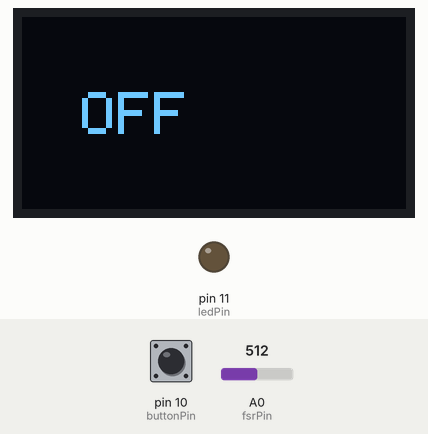
This sketch was run on a simulated Arduino Nano, built with avr-gcc and run on an emulated ATmega328P. Shown: 128×64 one-colour display, output pins drawn as LEDs (lit = HIGH). The inputs (shaded band) are chosen by the test bench; at power-on: pin 10 (buttonPin) HIGH, A0 (fsrPin) = 512. What the sketch prints to the serial monitor is not drawn.

Above: at 3.1 s.
3.2 s: pin 10 (buttonPin) pulled LOW for 0.15 s
At 3.6 s:
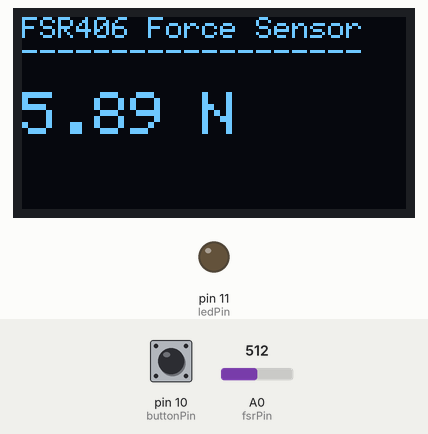
4.8 s: A0 (fsrPin) set to 716
At 5.4 s:
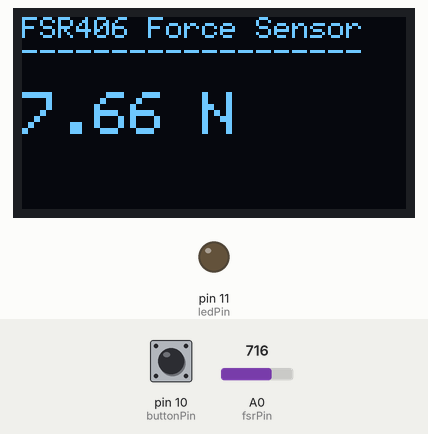
6.3 s: A0 (fsrPin) set to 900
At 7.3 s:
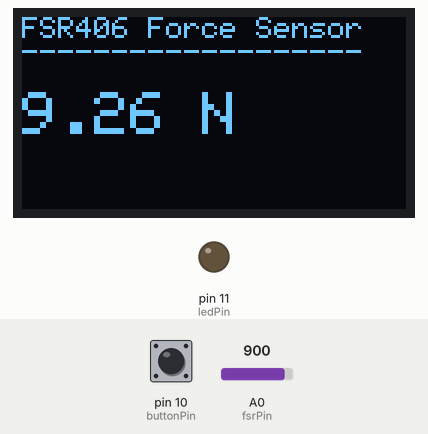
7.9 s: A0 (fsrPin) set to 1023
At 9.2 s:
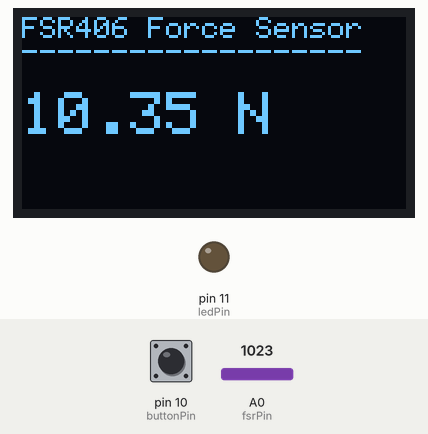
9.5 s: pin 10 (buttonPin) pulled LOW for 1 s
At 10.9 s:
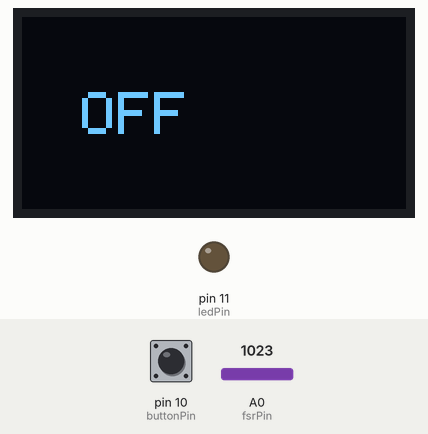
12.0 s: pin 10 (buttonPin) pulled LOW for 3.2 s
At 13.0 s:
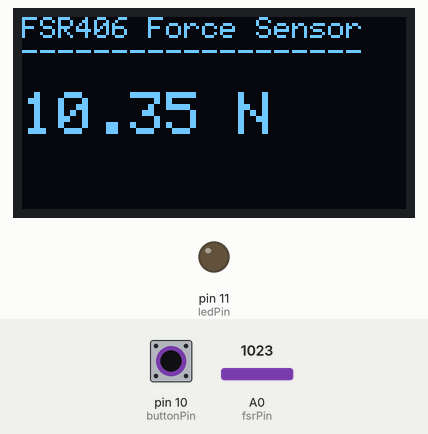
Timing chart, 0 to 15.0 s (numbered marks = the images above; inputs shaded):
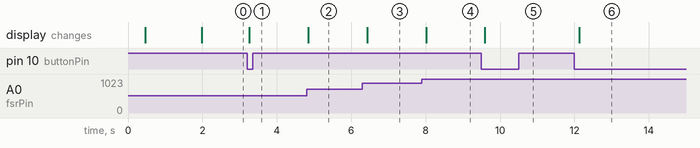

The sketch:

FINAL_CODE-FSR-LED-BUZZER-OLED-BUTTON.ino
```cpp
// --- FSR406 + LED + Buzzer + OLED (SH1106) + Button ---
// Hardware: Arduino Nano ESP32

#include <Wire.h>
#include <Adafruit_GFX.h>
#include <Adafruit_SH110X.h>

#define SCREEN_WIDTH 128
#define SCREEN_HEIGHT 64
#define OLED_RESET -1
Adafruit_SH1106G display(SCREEN_WIDTH, SCREEN_HEIGHT, &Wire, OLED_RESET);

// --- Pin Definitions ---
const int fsrPin = A0;
const int ledPin = 11;
const int buzzerPin = 12;
const int buttonPin = 10;

// --- Constants ---
const float Rfixed = 10000.0;
const float Vin = 3.3;
const int ADCmax = 4095;

// --- FSR406 Calibration ---
const float C = 6.0;
const float S = 1.5;

// --- Threshold ---
const float forceThreshold = 15.0;

// --- State Variables ---
bool systemOn = false;
unsigned long lastDebounceTime = 0;
unsigned long debounceDelay = 300;

bool plotMode = true;   // IMPORTANT: must be true for Python

void setup() {
  pinMode(fsrPin, INPUT);
  pinMode(ledPin, OUTPUT);
  pinMode(buzzerPin, OUTPUT);
  pinMode(buttonPin, INPUT_PULLUP);

  Serial.begin(115200);
  delay(400);

  // Flush old serial buffer (fixes 2-second delay)
  while (Serial.available()) Serial.read();

  // --- OLED Init ---
  if (!display.begin(0x3C, true)) {
    Serial.println(F("OLED failed"));
    for (;;);
  }

  display.clearDisplay();
  display.setTextSize(1);
  display.setTextColor(SH110X_WHITE);
  display.setCursor(0, 0);
  display.println("FSR406 Sensor");
  display.println("Press Button");
  display.display();
  delay(1500);
}

void loop() {
  handleButton();

  if (!systemOn) {
    display.clearDisplay();
    display.setTextSize(2);
    display.setCursor(20, 25);
    display.println("OFF");
    display.display();

    digitalWrite(ledPin, LOW);
    digitalWrite(buzzerPin, LOW);
    noTone(buzzerPin);

    delay(100);
    return;
  }

  // --- ACTIVE MODE ---
  int adc = analogRead(fsrPin);
  if (adc <= 1) adc = 1;

  float Rfsr = Rfixed * ((float)ADCmax / (float)adc - 1.0);
  float logR = log10(Rfsr);
  float forceN = pow(10, (C - logR) / S);

  // ---- SERIAL OUTPUT (only clean numeric output) ----
  if (plotMode) {
    Serial.println(forceN);     // Python expects ONLY this!
  }

  // ---- OLED Output ----
  display.clearDisplay();
  display.setTextSize(1);
  display.setCursor(0, 0);
  display.println("FSR406 Force Sensor");
  display.println("-------------------");
  display.setTextSize(2);
  display.setCursor(0, 25);

  if (forceN >= forceThreshold) {
    display.println("Flip Now!");
    digitalWrite(ledPin, HIGH);
    digitalWrite(buzzerPin, HIGH);
  } else {
    display.print(forceN, 2);
    display.println(" N");
    digitalWrite(ledPin, LOW);
    digitalWrite(buzzerPin, LOW);
  }

  display.display();

  delay(100);  // EXACT MATCH to Python interval (100 ms)
}

// --- Button Debounce ---
void handleButton() {
  static bool lastButtonState = HIGH;
  bool currentState = digitalRead(buttonPin);

  if (currentState != lastButtonState && (millis() - lastDebounceTime) > debounceDelay) {
    lastDebounceTime = millis();
    if (currentState == LOW) {
      systemOn = !systemOn;
    }
  }
  lastButtonState = currentState;
}
```

Measured:
- after the input at 3.2 s, the display: changes after 0.06 s (image 1)
- after the input at 4.8 s, the display: changes at once (image 2)
- after the input at 6.3 s, the display: changes after 0.13 s (image 3)
- after the input at 7.9 s, the display: changes after 0.11 s (image 4)
- after the input at 9.5 s, the display: changes after 0.09 s (image 5)
- after the input at 12.0 s, the display: changes after 0.13 s (image 6)
